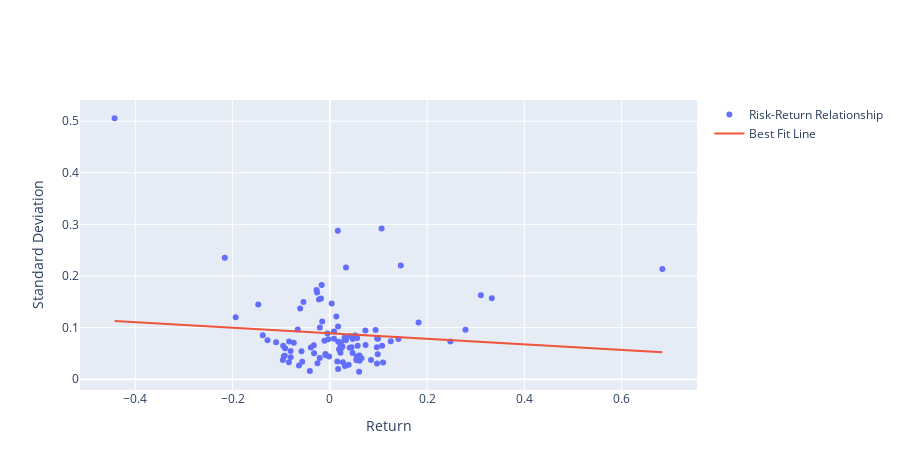

The cell this chart's notebook holds for it:
### Code cell
fig = go.Figure()
fig.add_trace(go.Scatter(name='Risk-Return Relationship',
                         x=portfolio[:, 0],
                         y=portfolio[:, 1], mode='markers'))
fig.add_trace(go.Scatter(name='Best Fit Line',
                         x=portfolio[:, 0],
                         y=best_fit, mode='lines'))
fig.update_layout(xaxis_title = 'Return',
                  yaxis_title = 'Standard Deviation',
                  width=900, height=470)
fig.show()
